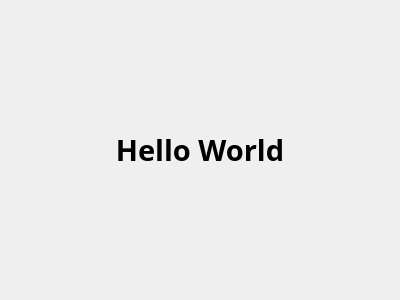
<?xml version="1.0" encoding="UTF-8"?>
<ui version="4.0">
 <class>Dialog</class>
 <widget class="QDialog" name="Dialog">
  <property name="geometry">
   <rect>
    <x>0</x>
    <y>0</y>
    <width>400</width>
    <height>300</height>
   </rect>
  </property>
  <property name="windowTitle">
   <string>Dialog</string>
  </property>
  <layout class="QVBoxLayout" name="verticalLayout">
   <item>
    <widget class="QLabel" name="label">
     <property name="font">
      <font>
       <family>HY나무M</family>
       <pointsize>22</pointsize>
       <weight>75</weight>
       <bold>true</bold>
      </font>
     </property>
     <property name="text">
      <string>Hello World</string>
     </property>
     <property name="alignment">
      <set>Qt::AlignCenter</set>
     </property>
    </widget>
   </item>
  </layout>
 </widget>
 <resources/>
 <connections/>
</ui>
